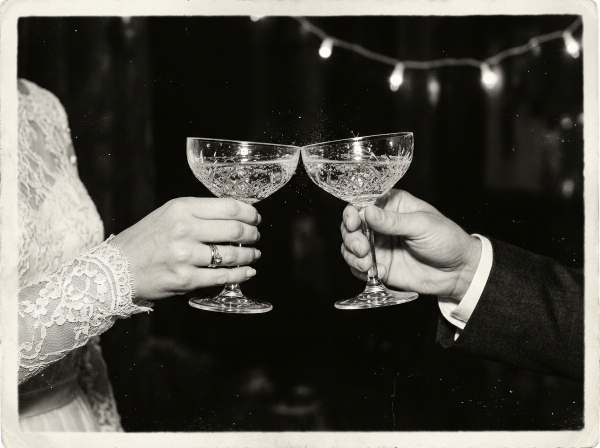
#> input picture tools/source/flow/champB.jpg, 1200 x 896 px, found by its file name (shown at 1/2 size)
$ python -i make_booth.py   (imports and definitions only)
#> lines starting #> are read from the running program, lines starting #| are printed output that depends on the picture
"""Render the three photobooth shots (names, date, evening) from config.js.

  python tools/make_booth.py

Each shot is lettering lit over a soft, out-of-focus Flow photo, so the strip
still reads as photographs once it prints in black and white.
Writes assets/photos/names.jpg, date.jpg and evening.jpg (1200x900).
"""
import json, os, subprocess
from datetime import datetime
import numpy as np
from PIL import Image, ImageDraw, ImageFilter, ImageFont

HERE = os.path.dirname(os.path.abspath(__file__))
ROOT = os.path.normpath(os.path.join(HERE, ".."))
OUT = os.path.join(ROOT, "assets", "photos")
FLOW = os.path.join(HERE, "source", "flow")
F = os.path.join(HERE, "fonts")

W, H = 1200, 900
S = 2  # supersample the lettering
LIGHT = (246, 238, 222)


# [14 lines left out: functions config, font, not called in this run]


def backdrop(src, shift=(0.5, 0.5)):
    """The Flow photo, deep out of focus and pulled down so the lettering carries the frame."""
#> called with src = 'source/flow/champB.jpg', shift = (0.5, 0.5)
    img = Image.open(os.path.join(FLOW, src)).convert("L")
    s = max(W / img.width, H / img.height)
#> s = 1
    img = img.resize((int(img.width * s + .5), int(img.height * s + .5)), Image.LANCZOS)
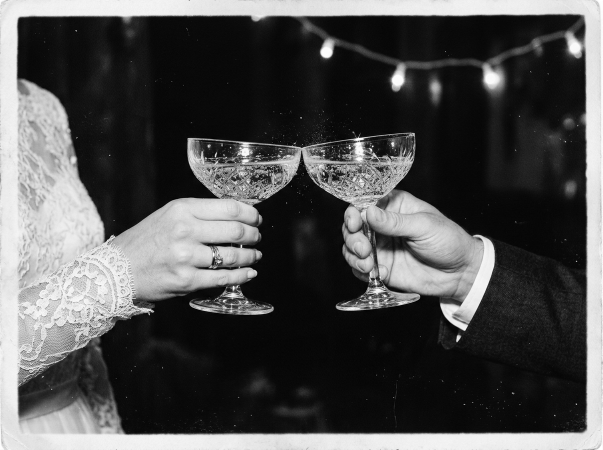
#> img: PIL image 1205x900 L (shown at 1/2 size); min 0, max 255, mean 79.7
    x = int((img.width - W) * shift[0])
#> x = 2
    y = int((img.height - H) * shift[1])
#> y = 0
    img = img.crop((x, y, x + W, y + H)).filter(ImageFilter.GaussianBlur(26))
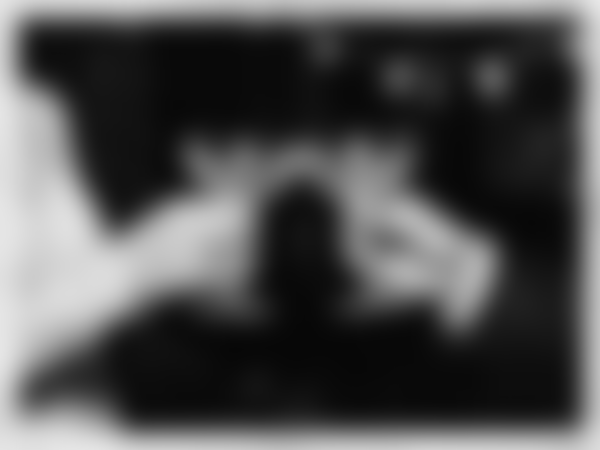
#> img: PIL image 1200x900 L (shown at 1/2 size); min 7, max 231, mean 79.6
    a = np.asarray(img).astype(np.float32)
    a = 18 + a * 0.42
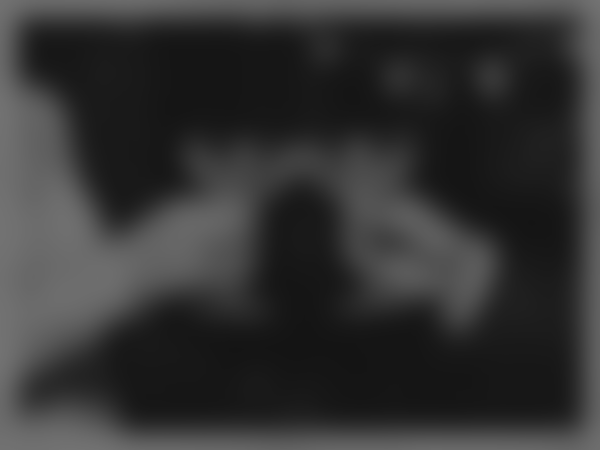
#> a: shape (900, 1200) float32 (shown at 1/2 size); min 20.94, max 115, mean 51.4
    yy, xx = np.mgrid[0:H, 0:W]
    r = np.sqrt(((xx - W / 2) / W) ** 2 + ((yy - H / 2) / H) ** 2)
    a *= np.clip(1.25 - 1.3 * r, .35, 1.1)
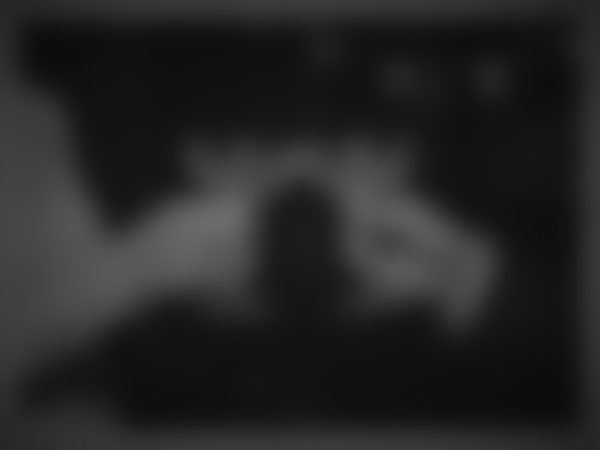
#> a: shape (900, 1200) float32 (shown at 1/2 size); min 11.95, max 107.5, mean 37.4
    return a


# [55 lines left out: functions lettering, compose, main, not called in this run]


# [2 lines not run here, left out]

>>> result = backdrop('source/flow/champB.jpg')

$ run again, on tools/source/flow/oval-veil.jpg
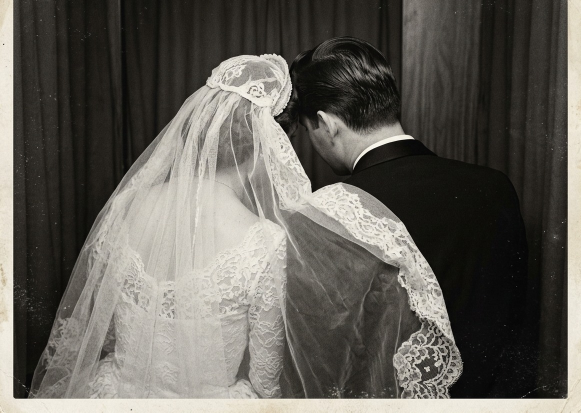
#> input picture tools/source/flow/oval-veil.jpg, 1162 x 825 px, found by its file name (shown at 1/2 size)
#> in backdrop, `img = img.crop((x, y, x + W, y + H)).filter(ImageFilter.GaussianBlur(2..`:
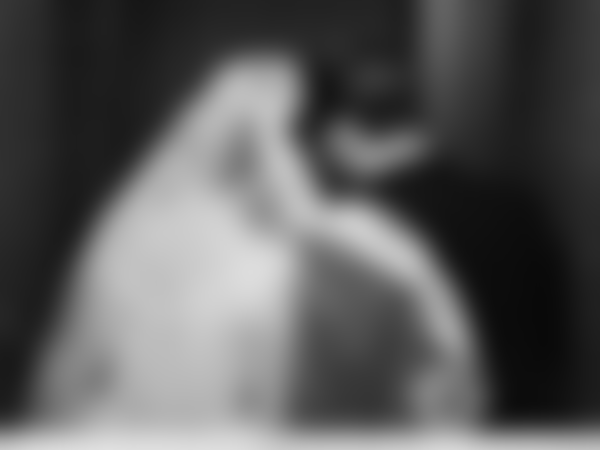
#> img: PIL image 1200x900 L (shown at 1/2 size); min 9, max 224, mean 90.5
#> in backdrop, `a *= np.clip(1.25 - 1.3 * r, .35, 1.1)`:
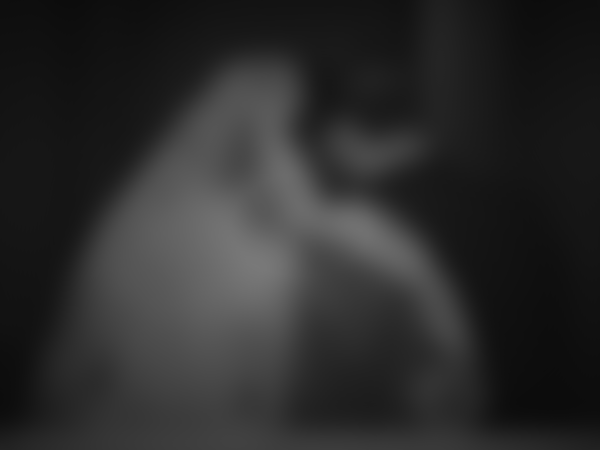
#> a: shape (900, 1200) float32 (shown at 1/2 size); min 11.99, max 121.4, mean 44.1

$ run again, on tools/source/flow/veilB.jpg
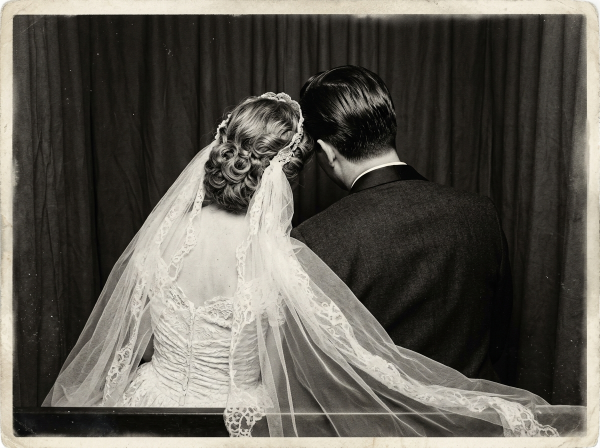
#> input picture tools/source/flow/veilB.jpg, 1200 x 896 px, found by its file name (shown at 1/2 size)
#> in backdrop, `img = img.crop((x, y, x + W, y + H)).filter(ImageFilter.GaussianBlur(2..`:
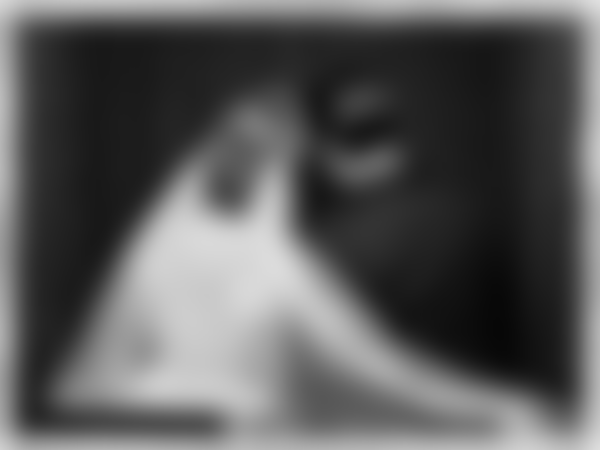
#> img: PIL image 1200x900 L (shown at 1/2 size); min 7, max 224, mean 89.6
#> in backdrop, `a *= np.clip(1.25 - 1.3 * r, .35, 1.1)`:
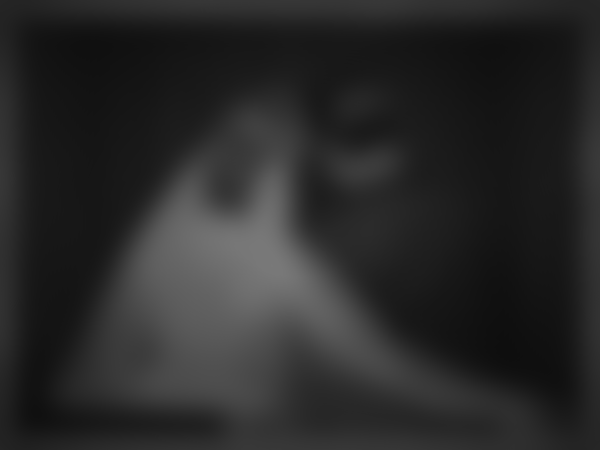
#> a: shape (900, 1200) float32 (shown at 1/2 size); min 14.42, max 121.4, mean 41.7
